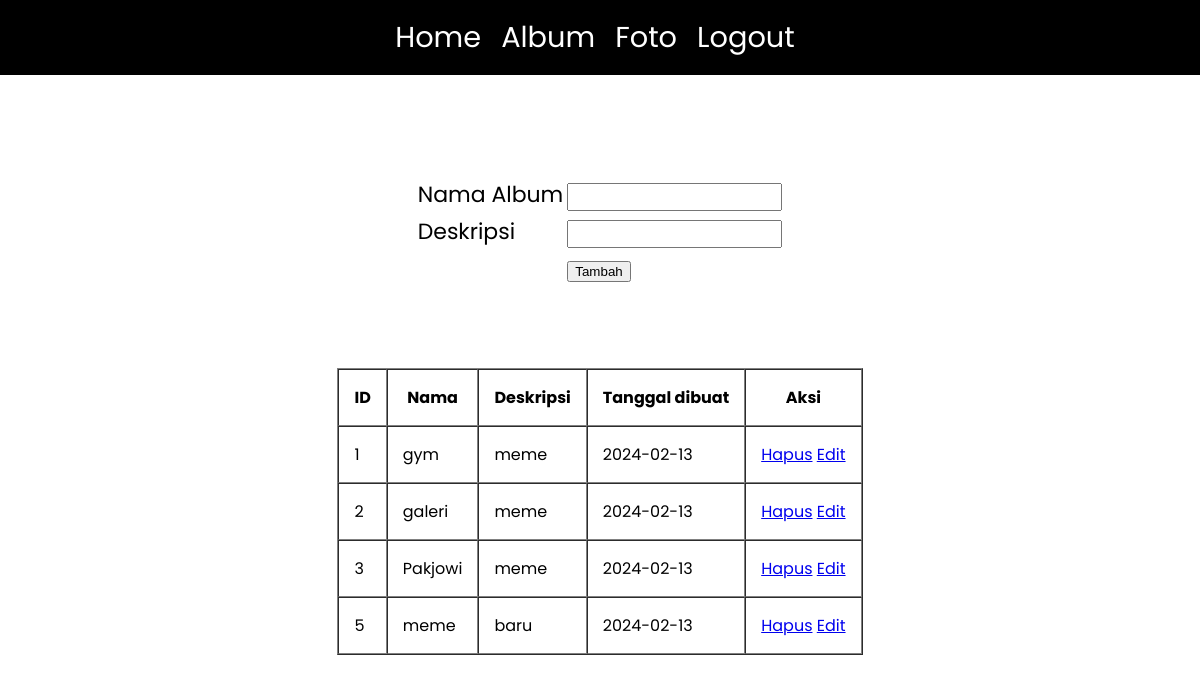
The app's page /album.php (signed in) with its own data.
### tables this page shows
CREATE TABLE `album` (
  `albumid` int(11) NOT NULL,
  `namaalbum` varchar(255) NOT NULL,
  `deskripsi` text NOT NULL,
  `tanggaldibuat` date NOT NULL,
  `userid` int(11) NOT NULL
);

### album.php (the view, shortened to what this page needs)
<!DOCTYPE html>
<html lang="en">
<head>
</head>
<body>
    <div class="container">
        <div class="item1 nav">
            <ul>
                <li><a class="buttun" href="index.php">Home</a></li>
                <li><a class="buttun" href="album.php">Album</a></li>
                <li><a class="buttun" href="foto.php">Foto</a></li>
                <li><a class="buttun" href="logout.php">Logout</a></li>
            </ul>
        </div>
        <div class="item2 about">
            <div class="atas">
                <form action="tambah_album.php" method="post">
                    <table border="0">
                        <tr>
                            <td>Nama Album</td>
                            <td><input type="text" class="input1" name="namaalbum"></td>
                        </tr>
                        <tr>
                            <td>Deskripsi</td>
                            <td><input type="text" class="input1" name="deskripsi"></td>
                        </tr>
                        <tr>
                            <td></td>
                            <td><input type="submit" value="Tambah"></td>
                        </tr>
                    </table>
                </form>
            </div>
            <div class="bawah">
                <div style="overflow-x:auto;">
                    <table class="jos" border="1" cellpadding=15 cellspacing=0>
                        <tr>
                            <th>ID</th>
                            <th>Nama</th>
                            <th>Deskripsi</th>
                            <th>Tanggal dibuat</th>
                            <th>Aksi</th>
                        </tr>
                        <?php
                        include "koneksi.php";
                        $userid = $_SESSION['userid'];
                        $sql = mysqli_query($conn, "select * from album where userid='$userid'");
                        while ($data = mysqli_fetch_array($sql)) {
                            ?>
                            <tr>
                                <td>
                                    <?= $data['albumid'] ?>
                                </td>
                                <td>
                                    <?= $data['namaalbum'] ?>
                                </td>
                                <td>
                                    <?= $data['deskripsi'] ?>
                                </td>
                                <td>
                                    <?= $data['tanggaldibuat'] ?>
                                </td>
                                <td>
                                    <a class="hapus" href="hapus_album.php?albumid=<?= $data['albumid'] ?>" onclick="return confirm('Apakah anda ingin menghapus data ini')">Hapus</a>
                                    <a class="edit" href="edit_album.php?albumid=<?= $data['albumid'] ?>">Edit</a>
                                </td>
                            </tr>
                            <?php
                        }
                        ?>
                    </table>
                </div>
            </div>
        </div>
    </div>
</body>
</html>

### album.php (style rules this page uses)
html, body { margin: 0; padding: 0; background-color: white; font-family: "Poppins", sans-serif; }
.container { width: 100%; display: grid; grid-template-columns: repeat(auto-fit, 1fr); grid-template-areas: 'nav nav nav' 'header header header' 'about about about' 'gallery gallery gallery' 'contact contact contact' 'footer footer footer'; }
@media screen and (min-width: 667px) { .container { grid-template-areas: 'nav nav nav' 'header header header' 'about about about' 'gallery gallery gallery' 'contact contact contact' 'footer footer footer'; } }
.nav { grid-area: nav; background-color: black; text-align: center; align-items: center; justify-content: center; display: flex; }
.item1 li a { text-decoration: none; color: white; font-size: 180%; }
.item1 li { display: flex; justify-content: space-around; padding: 0px 10px 0px 10px; margin: 0px 0px 0px 0px; }
.item1 ul { display: flex; padding: 0px 10px 0px 0px; }
.item2 { width: 100%; display: flex; flex-direction: column; align-items: center; padding: 100px; box-sizing: border-box; }
.about .atas table td .input1 { height: 22px; font-size: 16px; }
.about .atas table td { font-size: 22px; }
.about .atas { padding: 0px 0px 80px 0px; }
.about { grid-area: about; height: 100vh; }

### records on screen
album: albumid "1", namaalbum "gym", deskripsi "meme", tanggaldibuat "2024-02-13"
album: albumid "2", namaalbum "galeri", deskripsi "meme", tanggaldibuat "2024-02-13"
album: albumid "3", namaalbum "Pakjowi", deskripsi "meme", tanggaldibuat "2024-02-13"
album: albumid "5", namaalbum "meme", deskripsi "baru", tanggaldibuat "2024-02-13"
